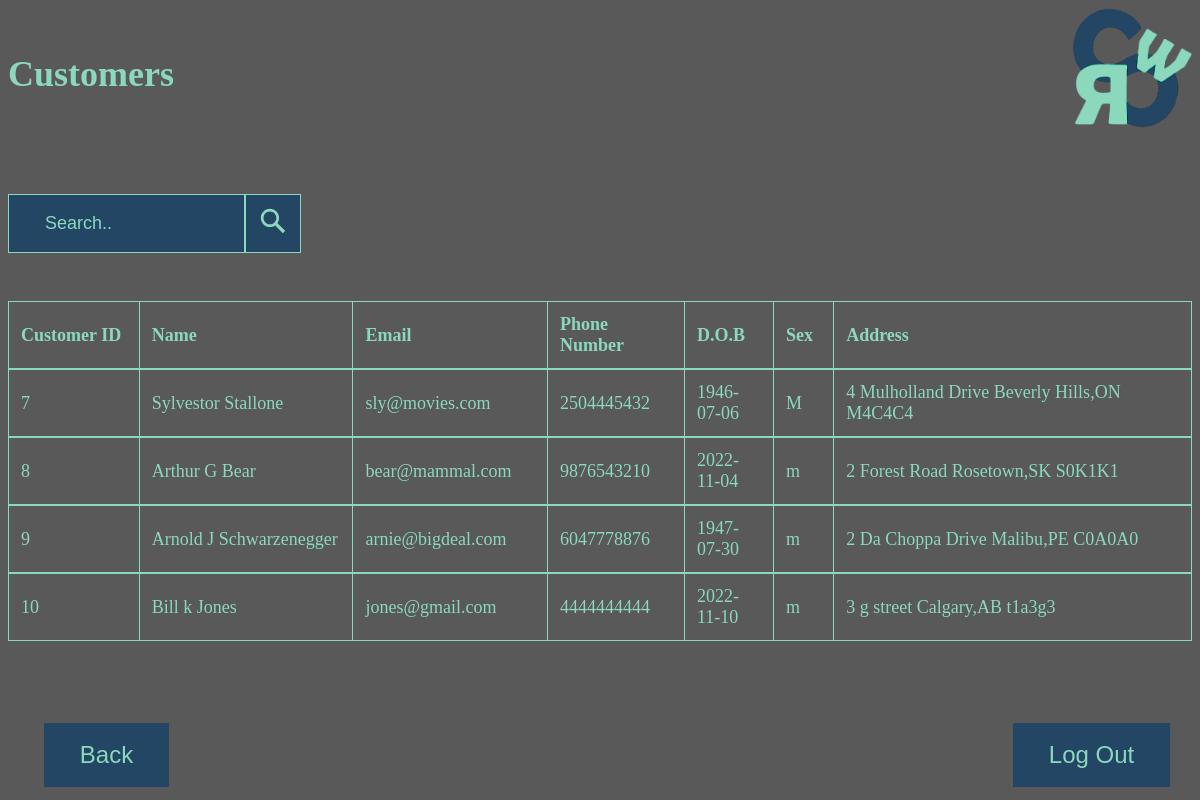
The page /cpsc471_project/emp_cust.php on the database as committed earlier.
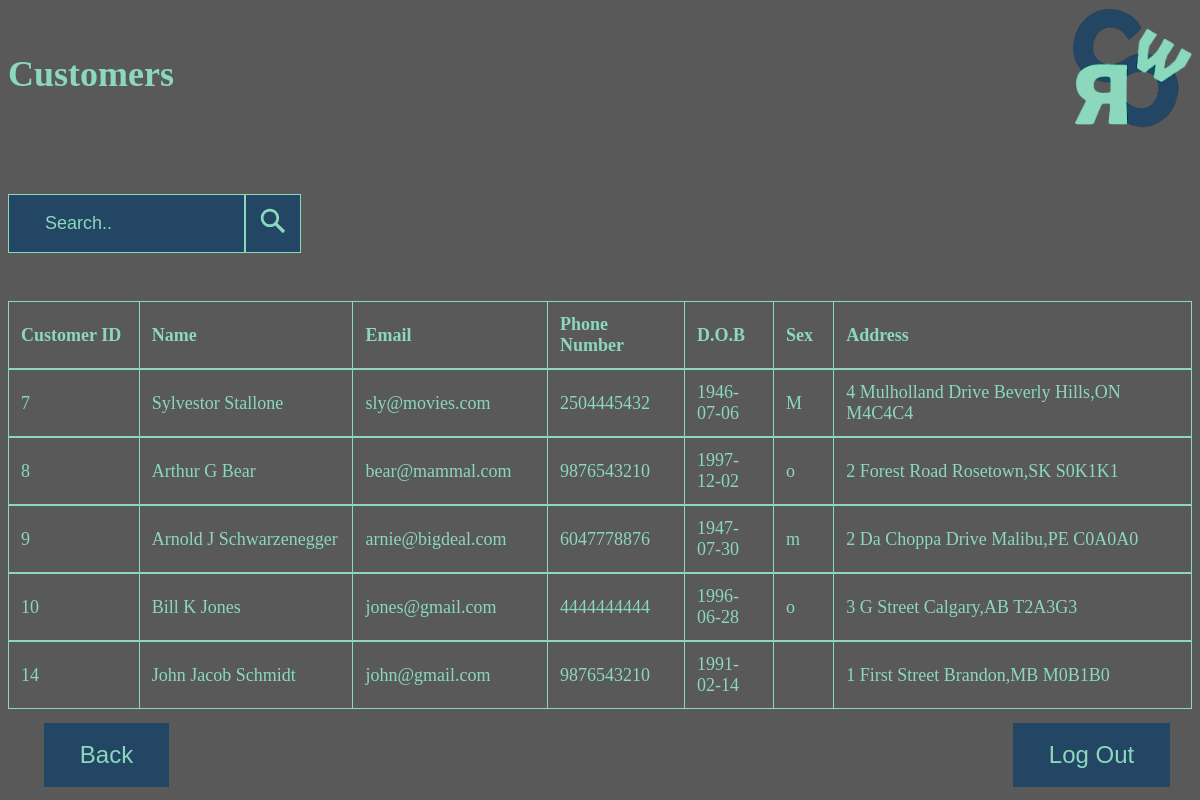
The same page on the database as committed later.
### tables this page shows
CREATE TABLE `customer` (
  `C_UserID` int(11) NOT NULL
);

CREATE TABLE `users` (
  `UserID` int(11) NOT NULL,
  `First_name` varchar(50) NOT NULL,
  `Middle_name` varchar(50) DEFAULT NULL,
  `Last_name` varchar(50) NOT NULL,
  `Email` varchar(50) NOT NULL,
  `Phone_number` char(10) DEFAULT NULL,
  `DOB` date DEFAULT NULL,
  `Sex` char(1) DEFAULT NULL,
  `Street_no` varchar(10) DEFAULT NULL,
  `Street_name` varchar(50) DEFAULT NULL,
  `City` varchar(50) DEFAULT NULL,
  `Province` char(2) DEFAULT NULL,
  `Postal_code` char(6) DEFAULT NULL
);

### cpsc471_project/emp_cust.php (the view, shortened to what this page needs)
<!DOCTYPE html>
<html>
<head>
</head>
<body>
<div class="header">
<h1 style="font-size:3vw">
Customers
</h1>
    <img src="logo.png" alt="logo" width=2vw height=2vw/>
</div>
    <form action="emp_cust_post.php" class = "searchbar" method="post">
      <input type="search" placeholder="Search.." name="search" required>
     <button class = "searchbutton" class= "submitbutton" type="submit" name="submit" value="Submit">
      </button>
    </form>
  <br>
  <br>
  <table class="cust_table">
    <tr>
        <th width = 11.35%>Customer ID</th>
        <th width = 20%>Name</th>
        <th width = 18%>Email</th>
        <th width = 12%>Phone Number</th>
        <th width = 7%>D.O.B</th>
        <th width = 4%>Sex</th>
        <th width = 35%>Address</th>
</tr>
        </table>
        <table>
<?php
    $con = mysqli_connect("localhost","root","","cwcrs_db");
    $sql = "SELECT * FROM Customer, Users WHERE Customer.C_UserID = Users.UserID";
    $result = $con->query($sql);
    if ($result->num_rows > 0) {
        while($row = $result->fetch_assoc()) {
                echo "<table class='cust_table2'>
                        <tr>
                        <td width = 11.35%>" . $row["C_UserID"] . "</td> <td width = 20%>" . $row["First_name"] .
                        " " . $row["Middle_name"] . " " . $row["Last_name"] . "</td> <td width = 18%>" .
                        $row["Email"] . "</td> <td width = 12%>" . $row["Phone_number"] . "</td> <td width = 7%>" .
                        $row["DOB"] . "</td> <td width = 4%>" . $row["Sex"] . "</td> <td width = 35%>" .
                        $row["Street_no"] . " " . $row["Street_name"] . " " . $row["City"] . "," . $row["Province"] . " " .
                        $row["Postal_code"] . "</td> </tr> </table>";
        }
      }
?>
</table>
  <table class="bottom_table">
  <tr>
    <td>
    <button class= "backbutton" text-align=left type="button" onclick="window.location.href='emp_start.php'"> Back</button>
</td>
<td>
</td>
<td>
</td>
<td>
</td>
<td>
</td>
<td>
    <button class= "logoutbutton" type="button" onclick="window.location.href='login.php'"> Log Out</button>
</td>
</tr>
</table>
    </body>
    </html>

Rows that differ between the two databases and show on the page:
changed through a linked row, customer "Arthur": C_UserID.DOB "2022-11-04" → "1997-12-02"; C_UserID.Sex "m" → "o"
changed through a linked row, customer "Bill": C_UserID.Middle_name "k" → "K"; C_UserID.DOB "2022-11-10" → "1996-06-28"; C_UserID.Sex "m" → "o"; C_UserID.Street_name "g street" → "G Street"; C_UserID.Postal_code "t1a3g3" → "T2A3G3"
added customer: C_UserID "14", C_UserID.First_name "John", C_UserID.Middle_name "Jacob", C_UserID.Last_name "Schmidt", C_UserID.Email "john@gmail.com", C_UserID.Phone_number "9876543210", C_UserID.DOB "1991-02-14", C_UserID.Street_no "1", C_UserID.Street_name "First Street", C_UserID.City "Brandon", C_UserID.Province "MB", C_UserID.Postal_code "M0B1B0"
